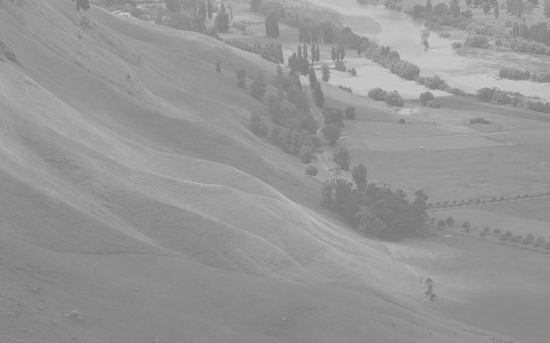
#> input picture Part 3/qwert.png, 550 x 343 px
$ python project_4.py
#> lines starting #> are read from the running program, lines starting #| are printed output that depends on the picture
"""
练习: 编写一个只计算图片左上角200×200区域直方图的程序。
"""
import cv2
import numpy as np
from matplotlib import pyplot as plt


# 显示图像函数
def ShowImage(name_of_image, image, rate):
    img_min = cv2.resize(image, None, fx=rate, fy=rate, interpolation=cv2.INTER_CUBIC)
    cv2.namedWindow(name_of_image, cv2.WINDOW_NORMAL)
    cv2.imshow(name_of_image, img_min)
    if cv2.waitKey(0) == 27:  # wait for ESC to exit
        print('Not saved!')
        cv2.destroyAllWindows()
    elif cv2.waitKey(0) == ord('s'):  # wait for 's' to save and exit
        cv2.imwrite(name_of_image + '.jpg', image)  # save
        print('Saved successfully!')
        cv2.destroyAllWindows()

img = cv2.imread('qwert.png', 0)
#> img is the input picture: shape (343, 550); min 117, max 207, mean 150.1

# 制作掩模 mask
mask = np.zeros(img.shape, dtype=np.uint8)
mask[:200, :200] = 255
# ShowImage('mask', mask, 1)

hist = cv2.calcHist([img], [0], None, [256], [0, 256])
#> hist = 256 values, max 6919 at index 138, min 0 at index 0, mean 736.9
plt.plot(hist)
plt.show()
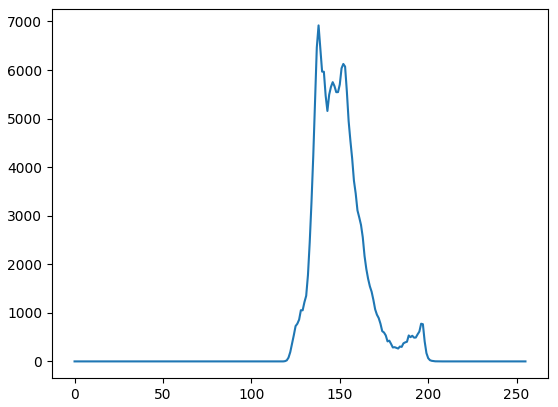
#> figure drawn by matplotlib, 1 panel; curve peaks at x = 138, y = 6919
